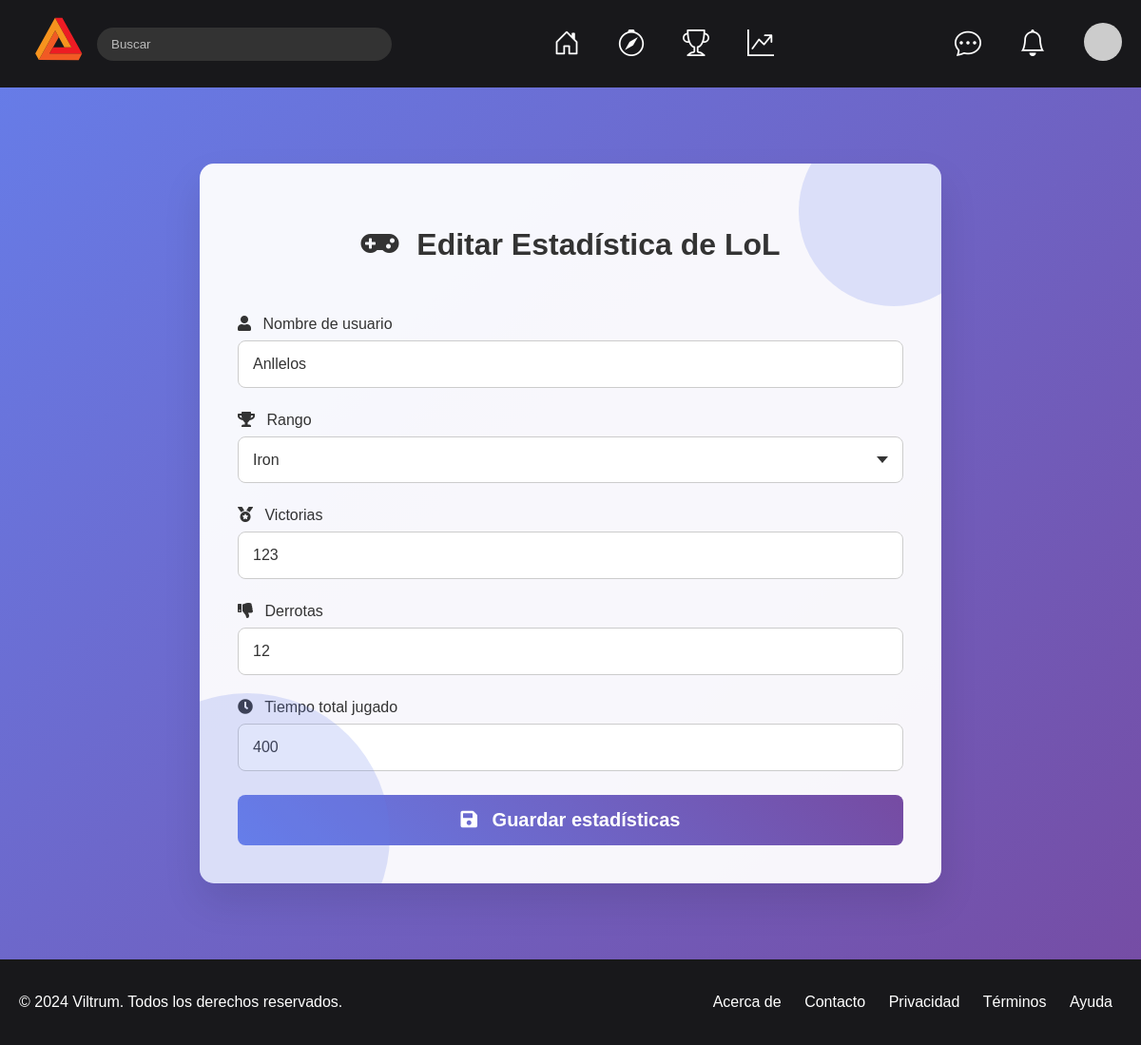
Page /profile/games_stats/edit/1 (signed in) on the committed database.
### users/models.py (models this page shows)
class PlayerStats(models.Model):
    TYPE_CHOICES = [
        ("LoL", "League of Legends"),
        ("D2", "Dota 2"),
        ("CSGO", "Counter-Strike: Global Offensive"),
        ("VAL", "Valorant"),
        ("OW", "Overwatch"),
        ("PUBG", "PlayerUnknown's Battlegrounds"),
        ("FORT", "Fortnite"),
        ("Apex", "Apex Legends"),
        ("R6", "Rainbow Six Siege"),
        ("RL", "Rocket League")
    ]
    user = models.ForeignKey(User, on_delete=models.CASCADE)  # Relación con el usuario
    user_game = models.CharField(max_length=50)  # Nombre del juego jugado por el usuario
    game = models.CharField(max_length=5, choices=TYPE_CHOICES)  # Juego, limitado a las opciones disponibles
    rank = models.CharField(max_length=50)  # Rango del jugador
    wins = models.IntegerField(default=0)  # Número de victorias
    losses = models.IntegerField(default=0)  # Número de derrotas
    total_played = models.IntegerField(default=0)  # Total de juegos jugados
    is_active = models.BooleanField(default=True)  #Bandera en caso de ser eliminado
    class Meta:
        unique_together = ('user', 'game')  # Asegura que el usuario no pueda repetir el juego con el mismo tipo

### users/views.py (the view)
# urls.py: path('profile/games_stats/edit/<int:game_id>', views.update_game_stats, name='edit_game_stat'),
@login_required
def update_game_stats(request, game_id):
    active_user = request.user
    game = get_object_or_404(PlayerStats, pk=game_id)
    if active_user.groups.filter(name='Gamer').exists() and PlayerStats.objects.filter(user=active_user, pk=game.id).exists():
        if request.method == "POST":
            edit_game_stat = EditGameStat(request.POST, instance=game)
            if edit_game_stat.is_valid():
                edit_game_stat.save()
                return redirect('profile', username=active_user.username)  # Asegúrate de pasar el username
        edit_game_stat = EditGameStat(instance=game)  # Crear instancia del formulario para GET
        data_context = {'edit_game_stat': edit_game_stat, 'game': game}
        return render(request, 'edit_game_stat.html', data_context)
    return redirect('home')

### users/forms.py
class EditGameStat(forms.ModelForm):
    class Meta:
        model = models.PlayerStats
        fields = ['user_game', 'rank', 'wins', 'losses', 'total_played']

### core/context_processors.py (called while the page is built)
def user_role(request):
    if request.user.is_authenticated:
        if request.user.groups.filter(name='Sponsor').exists():
            return {'role': 'sponsor'}
        elif request.user.groups.filter(name='Gamer').exists():
            return {'role': 'gamer'}
        else:
            return {'role': 'other'}
    return {'role': 'guest'}

def notifications(request):
    if request.user.is_authenticated:
        notifications = NotificationSystem.objects.filter(receiver=request.user).order_by('-created_at')[:8]
        return {'notifications': notifications}
    return {'notifications': []}

def verification(request):
    if request.user.is_authenticated:
        verificate = ExtendedData.objects.filter(user=request.user, user_verification=True)
        if verificate.exists():
            return {'verified':True}
        else:
            return {'verified':False}
    return {'verified':False}

### users/templates/edit_game_stat.html (shortened to what this page needs)
{% extends 'template.html' %}
{% load static %}
{% load extras %}
{% block extra_css %}
<link rel="stylesheet" href="{% static 'css/editStatistics.css' %}">
<link rel="stylesheet" href="https://cdnjs.cloudflare.com/ajax/libs/font-awesome/5.15.3/css/all.min.css">
{% endblock %}
{% block content %}
<div class="edit-stats-container">
    <div class="header">
        <h2><i class="fas fa-gamepad"></i> Editar Estadística de {{game.game}}</h2>
    </div>
    <form action="" method="POST">
        <div class="form-group">
            <label for="user_game"><i class="fas fa-user"></i> Nombre de usuario</label>
            <input type="text" id="user_game" name="user_game" value="{{game.user_game}}" required>
        </div>
        <div class="form-group">
            <label for="rank"><i class="fas fa-trophy"></i> Rango</label>
            <select name="rank" id="rank"></select>
        </div>
        <div class="form-group">
            <label for="wins"><i class="fas fa-medal"></i> Victorias</label>
            <input type="number" id="wins" name="wins" value="{{game.wins}}" required>
        </div>
        <div class="form-group">
            <label for="losses"><i class="fas fa-thumbs-down"></i> Derrotas</label>
            <input type="number" id="losses" name="losses" value="{{game.losses}}" required>
        </div>
        <div class="form-group">
            <label for="total_played"><i class="fas fa-clock"></i> Tiempo total jugado</label>
            <input type="number" id="total_played" name="total_played" value="{{game.total_played}}" required>
        </div>
        <button type="submit"><i class="fas fa-save"></i> Guardar estadísticas</button>
    </form>
</div>
{% endblock %}

### core/static/core/css/template.css (style rules this page uses)
* { font-family: 'IBM Plex Sans', sans-serif; color: white; }
body { display: flex; flex-direction: column; background-color: #efeff1; margin: 0; padding: 0; min-height: 100vh; }

### users/static/css/editStatistics.css (style rules this page uses)
body { background: linear-gradient(135deg, #667eea, #764ba2); font-family: 'Roboto', sans-serif; color: #333; margin: 0; padding: 0; overflow-x: hidden; }
.edit-stats-container { max-width: 700px; margin: 80px auto; padding: 40px; background: rgba(255, 255, 255, 0.95); border-radius: 15px; box-shadow: 0 20px 40px rgba(0, 0, 0, 0.1); position: relative; overflow: hidden; }
.edit-stats-container::before, .edit-stats-container::after { content: ''; position: absolute; border-radius: 50%; background: rgba(102, 126, 234, 0.2); animation: float 6s ease-in-out infinite; }
.edit-stats-container::before { width: 200px; height: 200px; top: -50px; right: -50px; }
.edit-stats-container::after { width: 300px; height: 300px; bottom: -100px; left: -100px; }
.header { text-align: center; margin-bottom: 30px; }
.header h2 { font-size: 32px; color: #333; position: relative; display: inline-block; animation: slideIn 1s forwards; }
.header h2 i { margin-right: 10px; color: #333; }
.form-group { margin-bottom: 25px; animation: fadeInUp 1s forwards; }
.form-group:nth-child(2) { animation-delay: 0.4s; }
.form-group:nth-child(3) { animation-delay: 0.6s; }
.form-group:nth-child(4) { animation-delay: 0.8s; }
.form-group:nth-child(5) { animation-delay: 1s; }
.form-group label { font-size: 16px; color: #333; display: block; margin-bottom: 8px; }
.form-group label i { margin-right: 8px; color: #333; }
.form-group input, .form-group select { width: 100%; padding: 15px; border-radius: 8px; border: 1px solid #ccc; font-size: 16px; background-color: #fff; color: #333; transition: all 0.3s; box-sizing: border-box; }
.form-group input::placeholder { color: #888; opacity: 1; }
.form-group select { appearance: none; -webkit-appearance: none; background-repeat: no-repeat; background-position: right 15px center; background-size: 12px; }
button[type="submit"] { width: 100%; padding: 15px; background: linear-gradient(45deg, #667eea, #764ba2); color: white; border: none; border-radius: 8px; font-size: 20px; font-weight: 600; cursor: pointer; transition: background 0.5s, transform 0.2s; position: relative; overflow: hidden; animation: fadeInUp 1s forwards; animation-delay: 1.2s; }
button[type="submit"] i { margin-right: 10px; }
button[type="submit"]::after { content: ''; position: absolute; top: 0; left: -100%; width: 100%; height: 100%; background: linear-gradient(90deg, transparent, rgba(255,255,255,0.4), transparent); transition: left 0.5s; }

### rows in the picture
PlayerStats: game "LoL", user_game "Anllelos", wins "123", losses "12", total_played "400"
